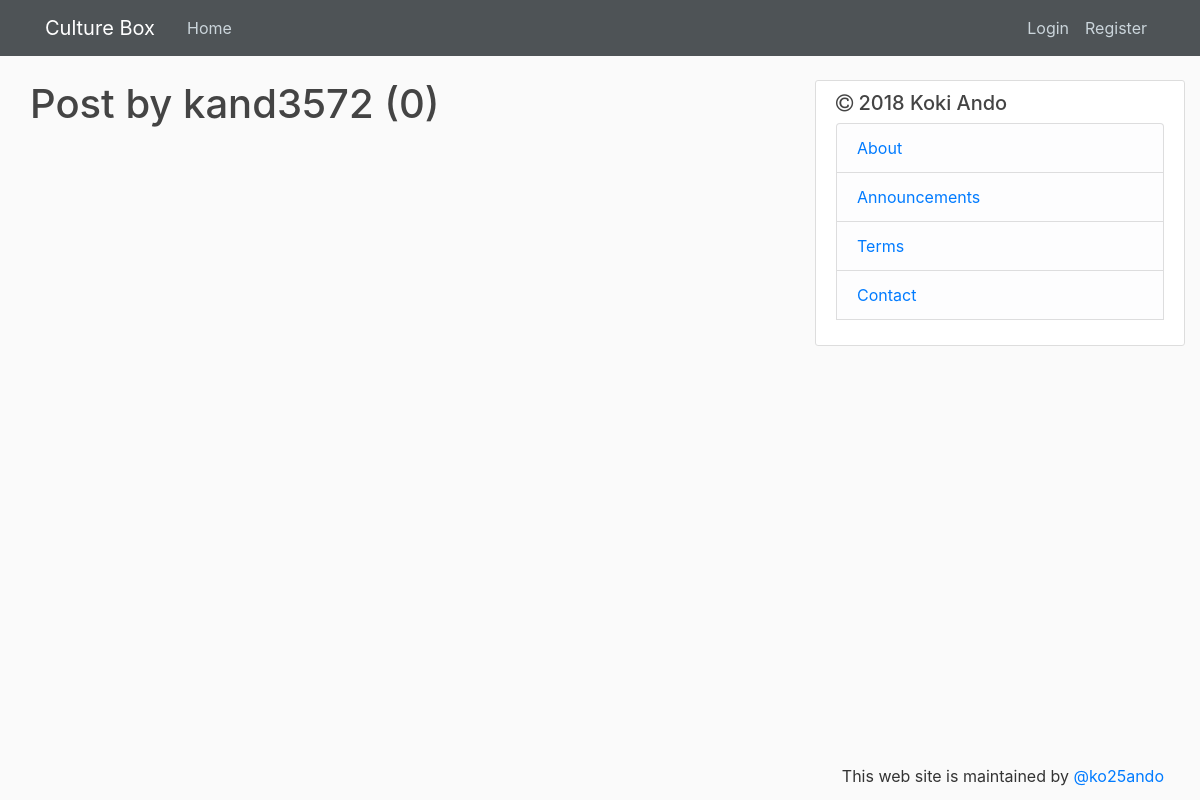
Page /user/kand3572 on the earlier database version.
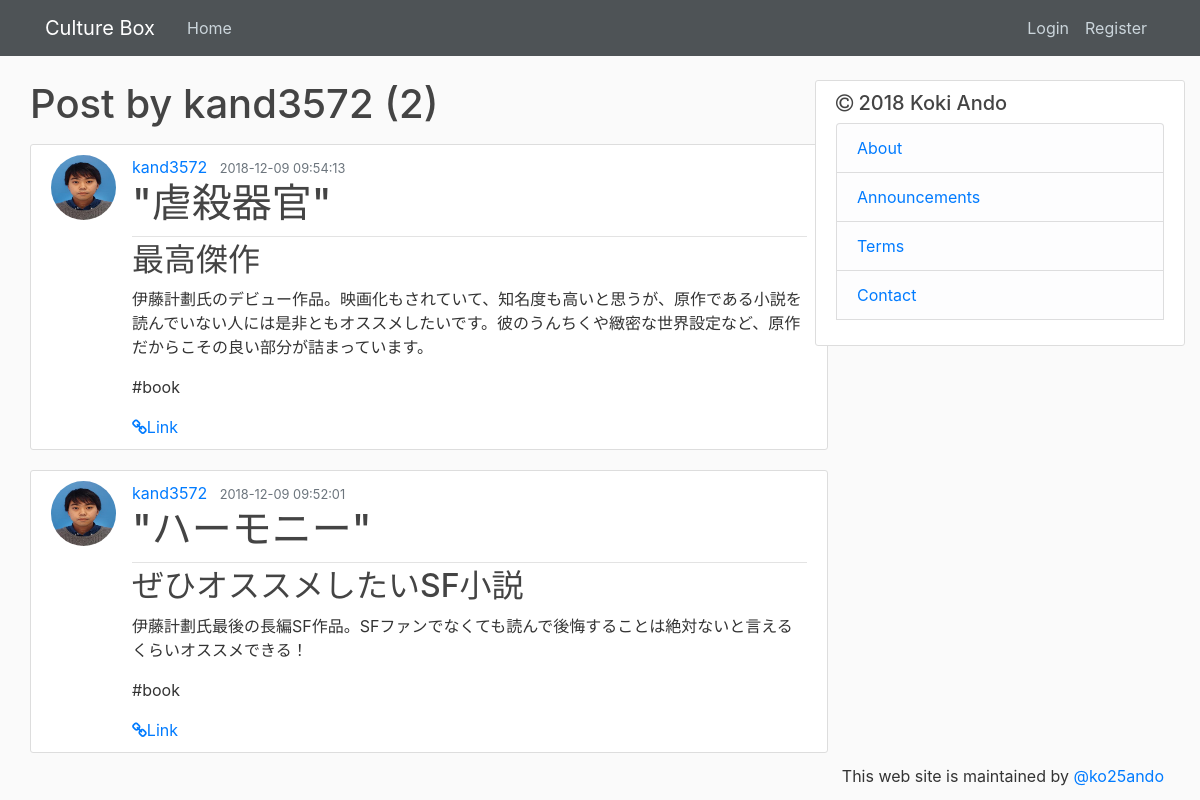
Same page on the later database version.
### CultureBox/models.py (models this page shows, shortened)
class Post(models.Model):
    title = models.CharField(max_length=100)
    content = models.TextField()
    date_posted = models.DateTimeField(default=timezone.now)
    author = models.ForeignKey(User, on_delete=models.CASCADE)
    category = models.CharField(max_length=20)
    interest = models.CharField(max_length=100)
    link = models.TextField()

### users/models.py (models this page shows, shortened)
class Profile(models.Model):
    user = models.OneToOneField(User, on_delete=models.CASCADE)
    image = models.ImageField(default='default.jpg', upload_to='profile_pics')

### CultureBox/views.py (the view)
# urls.py: path('user/<str:username>', UserPostListView.as_view(), name='user-posts'),
class UserPostListView(ListView):
    model = Post
    template_name = 'CultureBox/user_posts.html'
    context_object_name = 'posts'
    paginate_by = 5
    def get_queryset(self):
        user = get_object_or_404(User, username=self.kwargs.get('username'))
        return Post.objects.filter(author=user).order_by('-date_posted')

### CultureBox/templates/CultureBox/user_posts.html (shortened to what this page needs)
{% extends 'CultureBox/layout.html' %}
{% block content %}
  <h1 class="mb-3">Post by {{ view.kwargs.username }} ({{ page_obj.paginator.count }})</h1>
  {% for post in posts %}
  <article class="media content-section">
    <img class="rounded-circle article-img" src="{{ post.author.profile.image.url }}">
    <div class="media-body">
      <div class="article-metadata">
        <a class="mr-2" href="{% url 'user-posts' post.author.username %}">{{ post.author }}</a>
        <small class="text-muted">{{ post.date_posted|date:"Y-m-d H:i:s" }}</small>
        <h1>"{{ post.interest }}"</h1>
      </div>
      <h2><a class="article-title" href="{% url 'post-detail' post.id %}">{{ post.title }}</a></h2>
      <p class="article-content">{{ post.content }}</p>
      <p>#{{ post.category }}</p>
      <a class="article-content" href="{{ post.link }}" target="_blank" id="post_link"><i class="fa fa-link"></i>Link</a>
    </div>
  </article>
  {% endfor %}
{% endblock content%}

### CultureBox/templates/CultureBox/layout.html (shortened to what this page needs)
<!DOCTYPE html>
<html>
<head>
  <link rel="stylesheet" href="https://maxcdn.bootstrapcdn.com/bootstrap/4.0.0/css/bootstrap.min.css">
  <link rel="stylesheet" href="https://maxcdn.bootstrapcdn.com/font-awesome/4.5.0/css/font-awesome.min.css">
  {% load static %}
  <link rel="stylesheet" type="text/css" href="{% static 'CultureBox/main.css' %}">
</head>
<body>
  <header class="site-header">
      <nav class="navbar navbar-expand-md navbar-dark bg-steel fixed-top">
        <div class="container">
          <a class="navbar-brand mr-4" href="{% url 'CultureBox-home' %}">Culture Box</a>
          <div class="collapse navbar-collapse" id="navbarToggle">
            <div class="navbar-nav mr-auto">
              <a class="nav-item nav-link" href="{% url 'CultureBox-home' %}">Home</a>
            </div>
            <div class="navbar-nav">
              {% if user.is_authenticated %}
              <a class="nav-item nav-link" href="{% url 'post-create' %}">New Post</a>
              <a class="nav-item nav-link" href="{% url 'profile' %}">Profile</a>
                <a class="nav-item nav-link" href="{% url 'logout' %}">Logout</a>
              {% else %}
                <a class="nav-item nav-link" href="{% url 'login' %}">Login</a>
                <a class="nav-item nav-link" href="{% url 'register' %}">Register</a>
              {% endif %}
            </div>
          </div>
        </div>
      </nav>
    </header>
    <main role="main" class="container">
        <div class="row">
          <div class="main-section">
            {% block content %}{% endblock %}
          </div>
          <div class="col-md-4" id="sidebar">
            <div class="content-section">
              <h5><i class="fa fa-copyright"></i> 2018 Koki Ando</h5>
              <ul class="list-group">
                <li class="list-group-item list-group-item-light"><a class="open" id="side-item2" href="#">About</a></li>
                <li class="list-group-item list-group-item-light"><a class="open" id="side-item2" href="#">Announcements</a></li>
                <li class="list-group-item list-group-item-light"><a class="open" id="side-item3" href="#">Terms</a></li>
                <li class="list-group-item list-group-item-light"><a class="open" id="side-item4" href="#">Contact</a></li>
              </ul>
            </div>
          </div>
        </div>
      </main>
      <div class = "maintainer">
        This web site is maintained by <a href = "https://twitter.com/ko25and" target="_blank">@ko25ando</a>
      </div>
</body>
</html>

### CultureBox/static/CultureBox/main.css (style rules this page uses)
body { background: #fafafa; color: #333333; margin-top: 5rem; }
h1, h2, h3, h4, h5, h6 { color: #444444; }
ul { margin: 0; }
@media (min-width: 1000px) { #sidebar { display: block; } }
@media (min-width: 1100px) { div .main-section { width: 65%; } }
@media screen and (min-width: 1000px) { div .main-section { width: 70%; } }
.bg-steel { background-color: #4E5356; }
.site-header .navbar-nav .nav-link { color: #cbd5db; }
.content-section { background: #ffffff; padding: 10px 20px; border: 1px solid #dddddd; border-radius: 3px; margin-bottom: 20px; }
.article-title { color: #444444; }
.article-content { white-space: pre-line; }
.article-img { height: 65px; width: 65px; margin-right: 16px; }
.article-metadata { padding-bottom: 1px; margin-bottom: 4px; border-bottom: 1px solid #e3e3e3 }
#sidebar { position: fixed; float: right; top: 10; right: 0; }
.maintainer { float: right; position: fixed; bottom: 0; right: 0; margin-right: 3%; margin-bottom: 1%; }

Differences in the rows shown:
added Post: author.profile.image (picture), author "kand3572", date_posted "2018-12-09 09:54:13", interest "虐殺器官", title "最高傑作", content "伊藤計劃氏のデビュー作品。映画化もされていて、知名度も高いと思うが、原作である小説を読んでいない人には是非ともオススメしたいです。彼のうんちくや緻密な世界設定など、原作だからこその良い部分が詰まっています。", category "book"
added Post: author.profile.image (picture), author "kand3572", date_posted "2018-12-09 09:52:01", interest "ハーモニー", title "ぜひオススメしたいSF小説", content "伊藤計劃氏最後の長編SF作品。SFファンでなくても読んで後悔することは絶対ないと言えるくらいオススメできる！", category "book"
Other differences:
{{ page_obj.paginator.count }}: "0" → "2"
